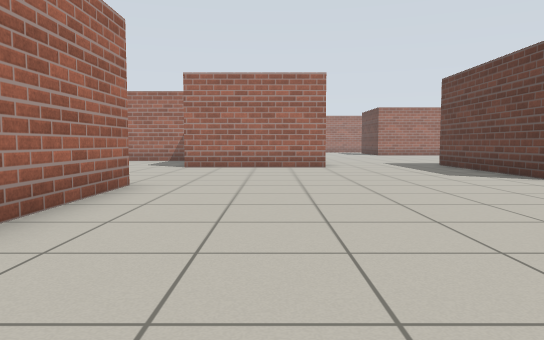
[1] (above)

24 first-person views from a walk through a Gazebo world. The camera is 0.72 m above the floor, tilts 4° down and sees 70° across. The floor is counted in squares, 1 m on a side. Each view is taken from the middle of a square. On the plan, view 1 faces up. The plan holds only what a view shows up to about 11 squares ahead; the rest is blank.

[2]
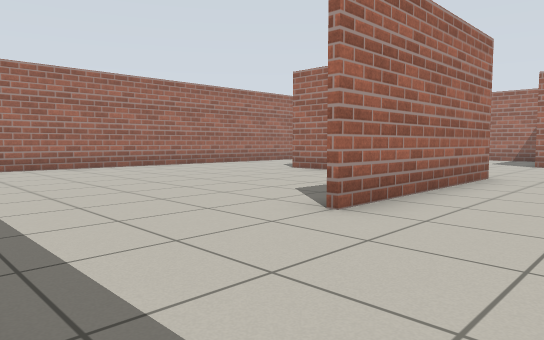

[3]
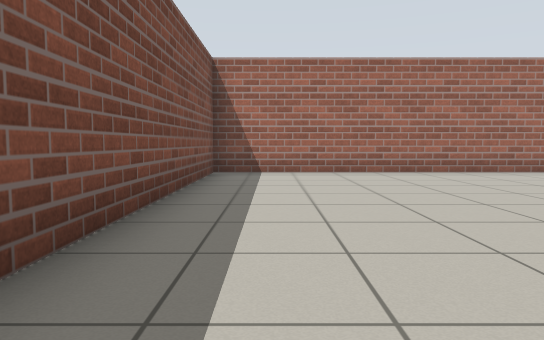

[4]
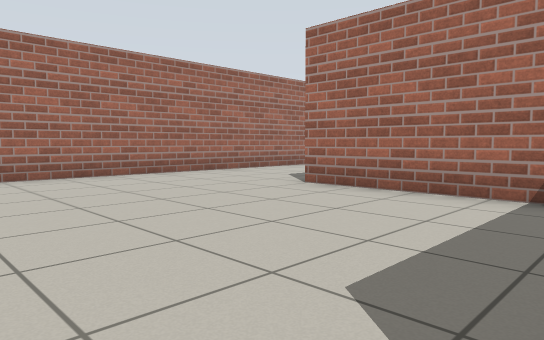

[5]
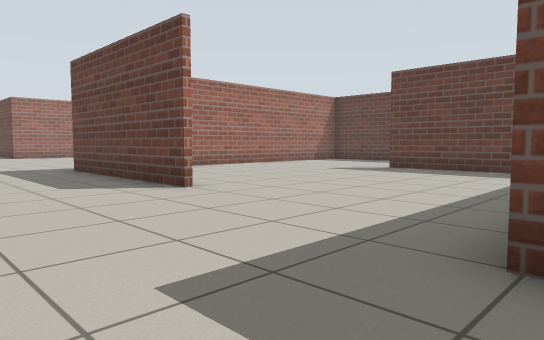

[6]
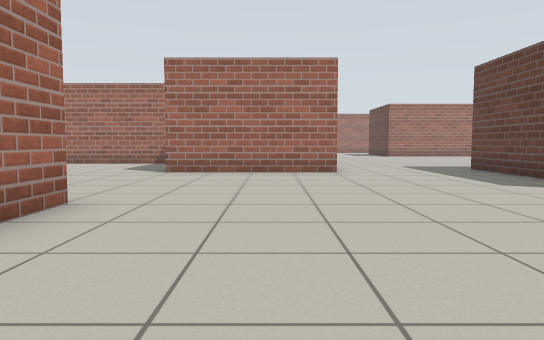

[7]
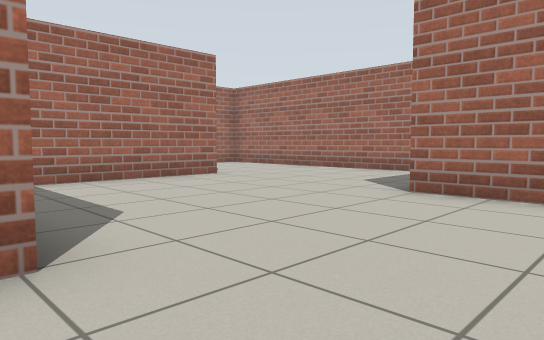

[8]
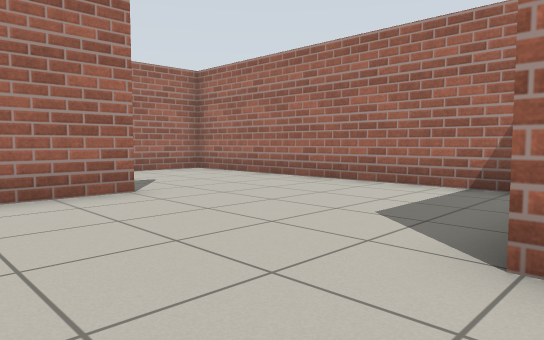

[9]
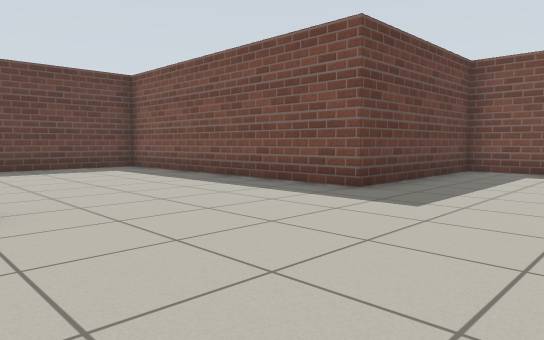

[10]
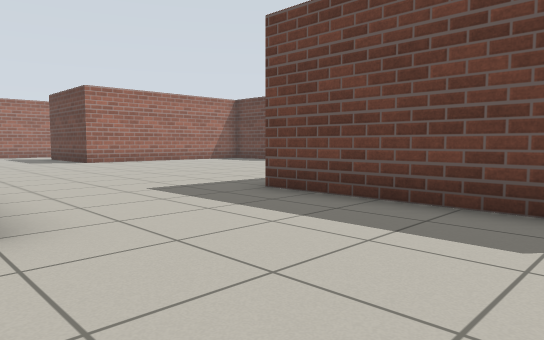

[11]
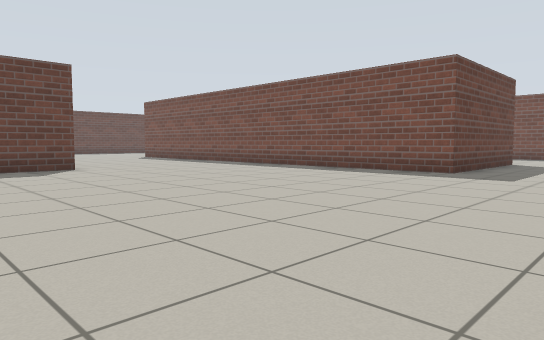

[12]
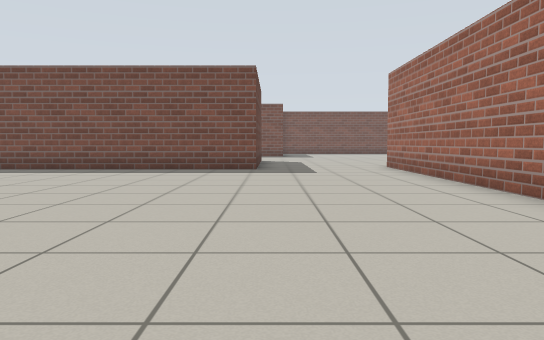

[13]
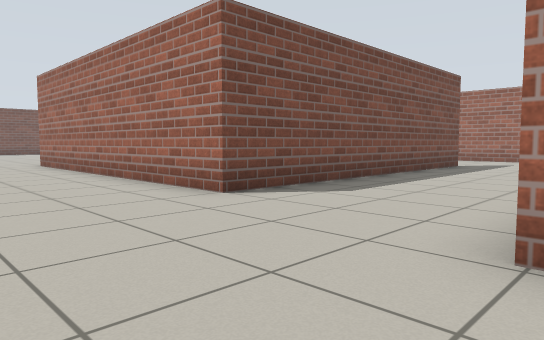

[14]
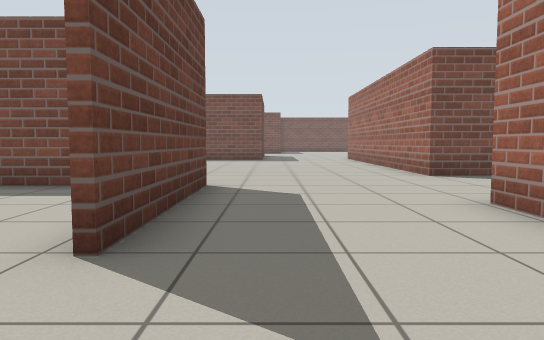

[15]
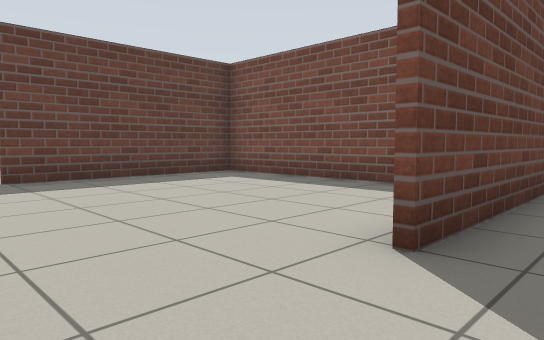

[16]
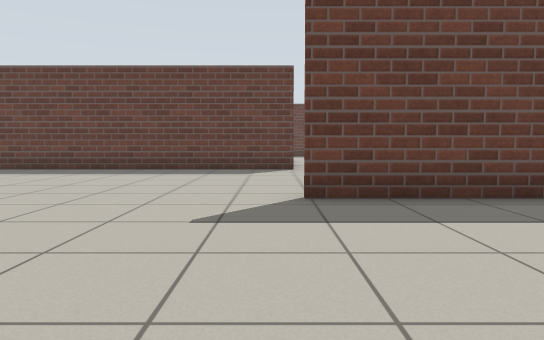

[17]
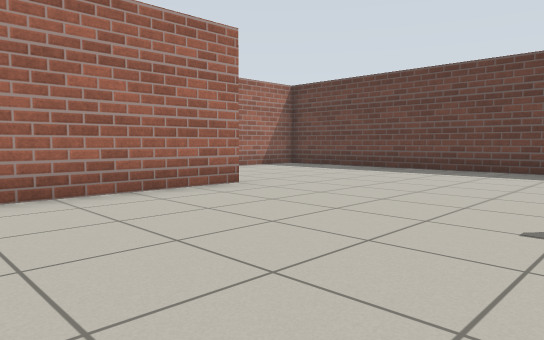

[18]
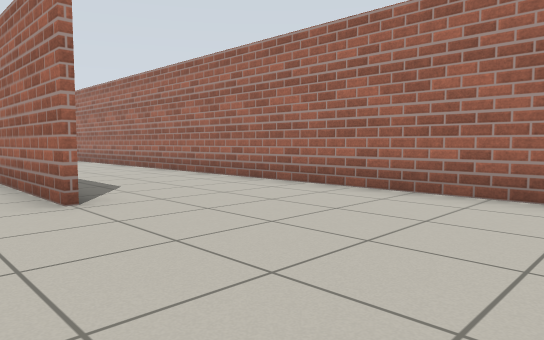

[19]
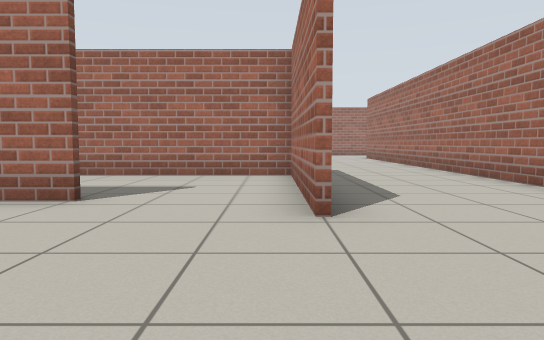

[20]
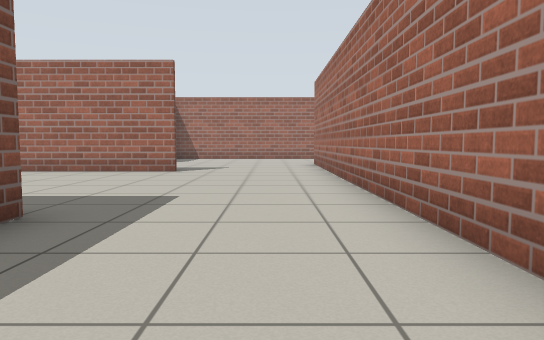

[21]
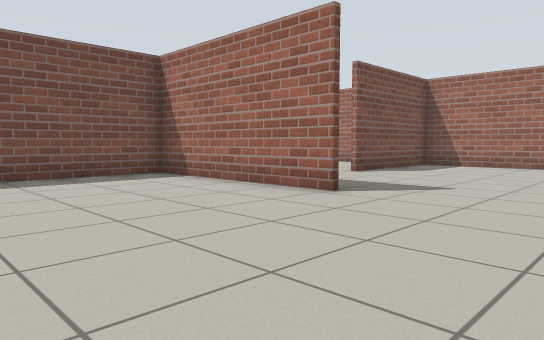

[22]
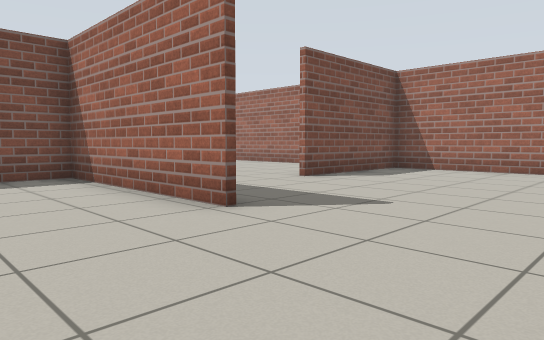

[23]
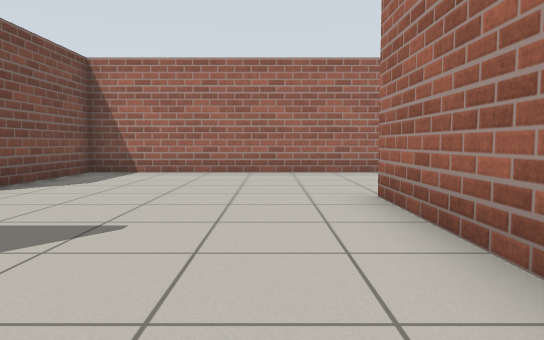

[24]
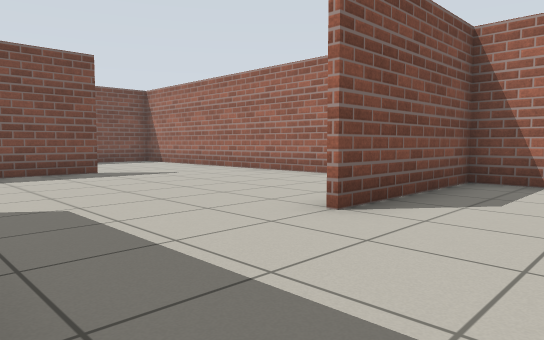

### Floor plan
Points are (right, up) in squares from view 1. A wall is a line through its corners. A room is listed if a view was taken in it or the views show most of it. See-through windows are left out.
Room 1 (views 1, 2, 3, 4, 5, 6, 7, 8, 9, 10)
walls: (-2.4, 6.6) (-2.4, 1.4); (5.4, 7.4) (5.4, 10.6); (-3.9, 6.4) (-7.6, 6.4); (1.6, 11.4) (-2.6, 11.4); (2.8, -2.4) (4.4, -2.4) (4.4, 2.6) (11.4, 2.6); (-7.4, 11.6) (-7.4, 7.8); (-3.5, 15.4) (-11.4, 15.4) (-11.4, 13.4); (12.4, 3.6) (12.4, 7.4); (-11.4, 8.4) (-11.4, -2.4) (-4, -2.4)
ways out: opening at (3, 11.3) to room 2
Room 2 (views 11, 12, 13, 14, 15, 16, 17, 18, 19, 20, 21, 22, 23, 24)
walls: (8.2, 22.6) (13, 22.6) (13, 27.6); (13, 18.4) (13, 20.1); (6.1, 22.4) (6.1, 26.6); (6.3, 26.6) (6.3, 25.6); (7.4, 29.4) (2.4, 29.4) (2.4, 24.4); (18.4, 27.4) (18.4, 35.4); (5.4, 10.6) (5.4, 12.6) (12.4, 12.6); (12.6, 33.4) (-7.2, 33.4); (-3.7, 29.6) (-3.7, 24.6) (-0.4, 24.6); (-7.6, 20.6) (1.6, 20.6) (1.6, 11.9); (-11.4, 24.5) (-11.4, 21.6); (-11.4, 34.6) (-11.4, 27.6) (-7.4, 27.6)
ways out: opening at (3, 11.3) to room 1

Where each view was taken, in squares from view 1:
view 1: 0 up, 0 right, facing up
view 2: 2 down, 0 right, facing up-left
view 3: 1 down, 2 left, facing left
view 4: 1 up, 3 left, facing up-left
view 5: 2 up, 2 right, facing up-right
view 6: 2 up, 0 right, facing up
view 7: 6 up, 0 right, facing up-left
view 8: 9 up, 2 left, facing up-left
view 9: 8 up, 1 right, facing down-right
view 10: 8 up, 1 right, facing up-right
view 11: 22 up, 2 right, facing down-right
view 12: 23 up, 5 right, facing down
view 13: 25 up, 5 right, facing down-left
view 14: 29 up, 5 right, facing down
view 15: 29 up, 5 right, facing down-right
view 16: 28 up, 8 right, facing right
view 17: 28 up, 8 right, facing up-right
view 18: 28 up, 12 right, facing up-left
view 19: 29 up, 11 right, facing left
view 20: 32 up, 6 right, facing left
view 21: 33 up, 1 right, facing down-left
view 22: 33 up, 1 left, facing down-left
view 23: 32 up, 2 left, facing left
view 24: 30 up, 4 left, facing down-left
